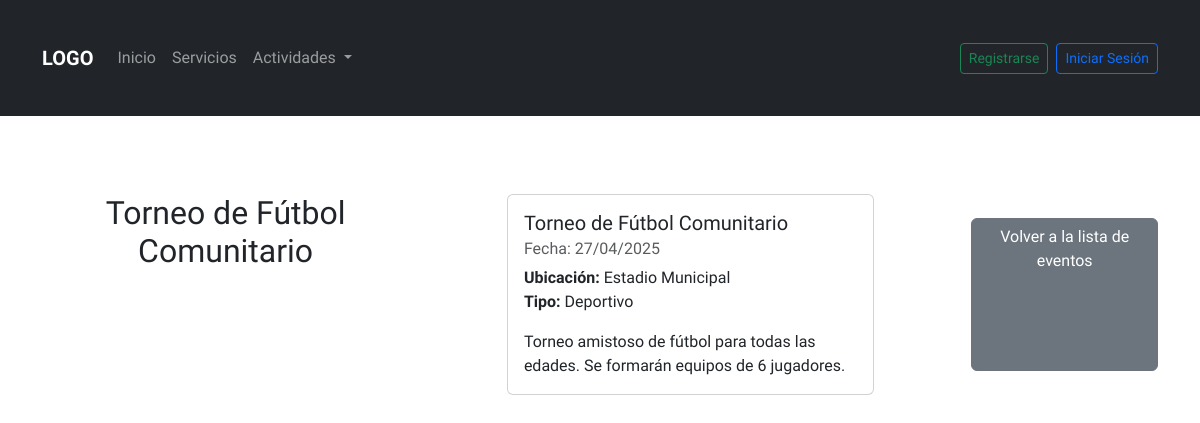
Screenshot of /detalle_evento.php?id=1 with the database file from the repository.
### tables this page shows
CREATE TABLE `eventos` (
  `EVENTO_ID` int(11) NOT NULL,
  `NOMBRE` varchar(100) DEFAULT NULL,
  `FECHA` date DEFAULT NULL,
  `UBICACION` varchar(255) DEFAULT NULL,
  `TIPO_ACTIVIDAD` varchar(100) DEFAULT NULL,
  `DESCRIPCION` varchar(255) DEFAULT NULL,
  `ORGANIZADOR_ID` int(11) DEFAULT NULL
);

### detalle_evento.php (the view, shortened to what this page needs)
<?php
require_once('functions/conexion.php');
require_once('includes/header.php');
require_once('includes/navbar.php');
if (isset($_GET['id'])) {
    $evento_id = $_GET['id'];
    $query = "SELECT EVENTO_ID, NOMBRE, FECHA, UBICACION, TIPO_ACTIVIDAD, DESCRIPCION
              FROM eventos
              WHERE EVENTO_ID = ?";
    if ($stmt = $conexion->prepare($query)) {
        $stmt->bind_param("i", $evento_id);
        $stmt->execute();
        $result = $stmt->get_result();
        if ($result->num_rows > 0) {
            $evento = $result->fetch_assoc();
        } else {
            echo "<p class='text-center'>Evento no encontrado.</p>";
            exit;
        }
    } else {
        echo "<p class='text-center'>Error al realizar la consulta.</p>";
        exit;
    }
} else {
    echo "<p class='text-center'>No se ha especificado un evento.</p>";
    exit;
}
?>
<div class="container mt-5">
    <h2 class="text-center"><?php echo htmlspecialchars($evento['NOMBRE']); ?></h2>
    <div class="row">
        <div class="col-md-8 offset-md-2">
            <div class="card">
                <div class="card-body">
                    <h5 class="card-title"><?php echo htmlspecialchars($evento['NOMBRE']); ?></h5>
                    <h6 class="card-subtitle mb-2 text-muted">
                        Fecha: <?php echo date('d/m/Y', strtotime($evento['FECHA'])); ?>
                    </h6>
                    <p class="card-text">
                        <strong>Ubicación:</strong> <?php echo htmlspecialchars($evento['UBICACION']); ?><br>
                        <strong>Tipo:</strong> <?php echo htmlspecialchars($evento['TIPO_ACTIVIDAD']); ?>
                    </p>
                    <p class="card-text"><?php echo nl2br(htmlspecialchars($evento['DESCRIPCION'])); ?></p>
                </div>
            </div>
        </div>
    </div>
    <div class="d-flex justify-content-center mt-4 mb-4">
        <a href="ver_eventos.php" class="btn btn-secondary">Volver a la lista de eventos</a>
    </div>
</div>
<?php require_once('includes/footer.php'); ?>

### assets/css/styles.css (style rules this page uses)
* { text-decoration: none; list-style: none; font-family: "Work Sans", sans-serif; margin: 0; padding: 0; }

### assets/css/solicitudes.css (style rules this page uses)
body { font-family: Arial, sans-serif; margin: 0; padding: 0; background-color: #f5f5f5; }
.container { display: flex; justify-content: center; padding: 30px; }

### includes/header.php (style rules this page uses)
body { overflow-x: hidden; }

### rows the page displays
eventos: NOMBRE "Torneo de Fútbol Comunitario", FECHA "27/04/2025", UBICACION "Estadio Municipal", TIPO_ACTIVIDAD "Deportivo", DESCRIPCION "Torneo amistoso de fútbol para todas las edades. Se formarán equipos de 6 jugadores."
